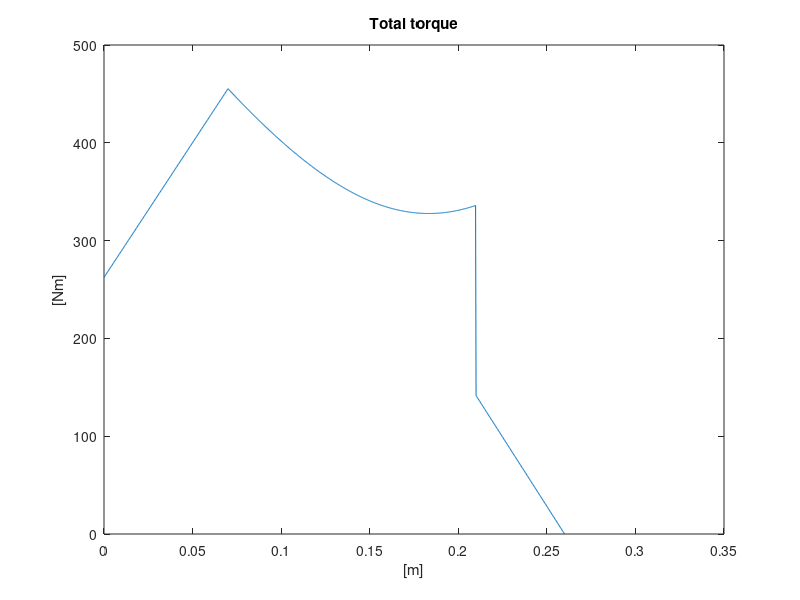
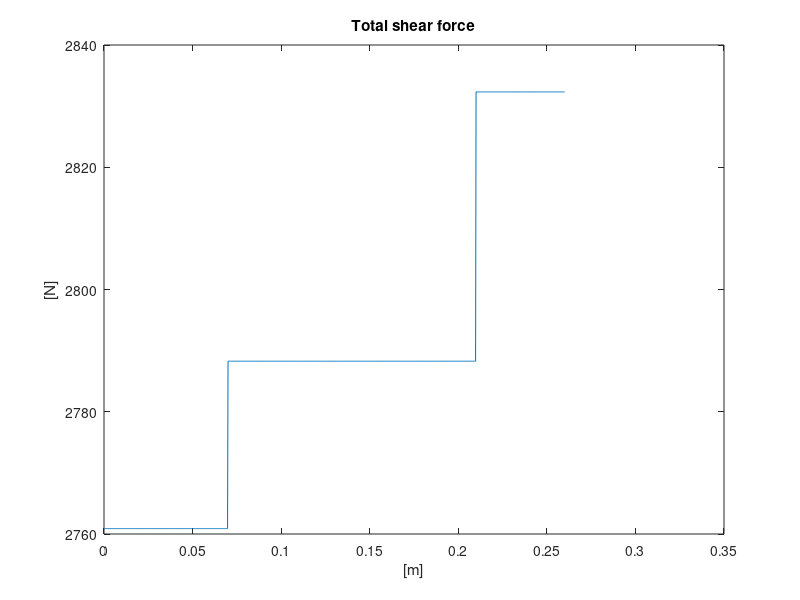
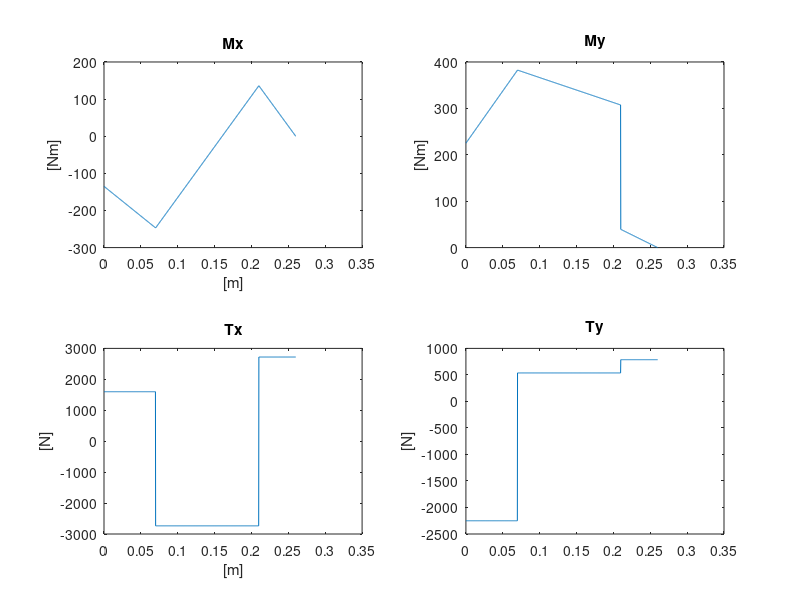

Recreate these plots in MATLAB, in order.
clear all
close all
clc

%% Variabels
Fvx=1600; Fvy=2250; Fvz=500; %forces
rk=0.08; a=0.05; b=0.14; c=0.07; d=0.1; L=a+b+c+d; %distances
delta=45; D=45; B=25; an=20; %angels
Lx=0.05; Ly=0; %distances

%Effekt=2pi*n*M
n=70/60; Px=3200;
Mv=Px/(2*pi*n);

%Cone-length
R=rk/sind(delta);

Fp=Mv/(rk); Fa=Fp*tand(B); Fr=Fp*tand(an)/cosd(B);

%% Equation-system
%Rax Ray Rbx Rby Rbz 
A= [1 0 1 0 0;
    0 1 0 1 0;
    0 0 0 0 1;
    0 0 -1*(a+b) 0 0;
    0 0 0 1*(a+b) 0];

q=[-Fvx-Fp;
    Fvy-Fa/sqrt(2)+Fr/sqrt(2);
    -Fvz-Fa/sqrt(2)-Fr/sqrt(2);
    Fvx*(a+b+c+d)+Fp*a-Fvz*Lx;
    Fvy*(a+b+c+d)-Fvz*Ly+Fr*cosd(delta)*a-Fr*sind(delta)*rk-Fa*cosd(delta)*rk-Fa*sind(delta)*a];

R=A\q;
Rax=R(1,1); Ray=R(2,1);
Rbx=R(3,1); Rby=R(4,1); Rbz=R(5,1);

%% Calculations

z=linspace(0,(a+b+c),1000);
for i=1:length(z)
    if z(i)>=0 && z(i)<(c)
        Tx(i) = Fvx;
        Ty(i) = -Fvy;
        Mx(i) = Fvz*Lx-Fvx*(z(i)+d);
        My(i) = Fvy*(z(i)+d);
        Mtot(i)=sqrt(Mx(i).^2+My(i).^2);
        Ttot(i)=sqrt(Tx(i).^2+Ty(i).^2);
    elseif z(i)>=(c) && z(i)<(c+b)
        Tx(i) = Fvx+Rbx;
        Ty(i) = Rby-Fvy;
        Mx(i) = Fvz*Lx-Fvx*(z(i)+d)-Rbx*(z(i)-c);
        My(i) = Fvy*(z(i)+d)-Rby*(z(i)-c);
        Mtot(i)=sqrt(Mx(i).^2+My(i).^2);
        Ttot(i)=sqrt(Tx(i).^2+Ty(i).^2);
    elseif z(i)>=(c+b) && z(i)<=(a+b+c)
        Tx(i) = Fvx + Rbx + Fp;
        Ty(i) = Rby-Fvy-Fr*cosd(delta)+Fa*sind(delta);
        Mx(i) = Fvz*Lx-Fvx*(z(i)+d)-Rbx*(z(i)-c)-Fp*(z(i)-(c+b));
        My(i) = Fvy*(z(i)+d)-Rby*(z(i)-c)+Fr*cosd(delta)*(z(i)-(c+b))-Fr*sind(delta)*rk-Fa*cosd(delta)*rk-Fa*sind(delta)*(z(i)-(c+b));
        Mtot(i)=sqrt(Mx(i).^2+My(i).^2);
        Ttot(i)=sqrt(Tx(i).^2+Ty(i).^2);
    end
end
%}
%% Plot
plot(z,Mtot);
title('Total torque');
ylabel('[Nm]'); xlabel('[m]');
figure;
plot(z,Ttot);
title('Total shear force');
ylabel('[N]'); xlabel('[m]');

figure;
Mxp=subplot(2,2,1);
plot(Mxp,z,Mx);
title(Mxp,'Mx');
ylabel(Mxp,'[Nm]'); xlabel('[m]');
Myp=subplot(2,2,2);
plot(Myp,z,My);
title(Myp,'My');
ylabel(Myp,'[Nm]');
Txp=subplot(2,2,3);
plot(Txp,z,Tx);
title(Txp,'Tx');
ylabel(Txp,'[N]'); xlabel('[m]');
Typ=subplot(2,2,4);
plot(Typ,z,Ty);
title(Typ,'Ty');
ylabel(Typ,'[N]');

%% Dimension Stress
sigma_B=640e6; %Beteckning 141650-01 (KTH s.386)
sigma_y=390e6;
E=206e9;
rho=7780;
kt=2;
diay_s=0.033;
diai_s=0.032;

for i=1:length(z)
        Mb=Mtot(i);
        m=rho*L*pi*((diay_s/2).^2-(diai_s/2).^2);
        Wv=pi*(diay_s.^3-diai_s.^4)/(16*diay_s);
        Wb=pi*(diay_s.^4-diai_s.^4)/(32*diay_s);
        tao=Mv/Wv*kt;
        sigma_n=Mb/Wb*kt; %Ska man g?nga med Kt
        %sigma_Vm=sqrt(tao.^2-tao*sigma_n+sigma_n.^2);
        sigma_Vm=sqrt(sigma_n.^2+3*tao.^2);
        
        while sigma_y < sigma_Vm
           diay_s=diay_s+0.0001;
           m=rho*L*pi*((diay_s/2).^2-(diai_s/2).^2);
           Wv=pi*(diay_s.^3-diai_s.^4)/(16*diay_s);
           Wb=pi*(diay_s.^4-diai_s.^4)/(32*diay_s);
           tao=Mv/Wv;
           sigma_n=Mb/Wb;
           sigma_Vm=sqrt(tao.^2-tao*sigma_n+sigma_n.^2);
        end
end


%% Dimension Fatigue
sigma_ub=270e6;


%% Dimension Bendning
d_max=50e-6;
diay_b=0.033; diai_b=0.032;
I=pi*(diay_b.^2-diai_b.^2)/64;
M1x=Fvx*(c+d)-Fvz*Lx; M2x=0; M_ubx=0; Px=-Fp;
M1y=-Fvy*(c+d); M2y=0; M_uby=-rk*(Fr*sind(D)+Fa*cosd(D)); Py=Fr*cosd(D)-Fa*sind(D);
delta=1;

while delta > d_max
    diay_b=diay_b+0.0001;
    I=pi*(diay_b.^4-diai_b.^4)/64;

    m1x=M1x*L/(3*E*I)+M2x*L/(6*E*I)+M_ubx*L/(6*E*I)*(1-3*(a/L).^2)+Px*L.^2/(6*E*I)*(b+c+d)/L*a/L*(1+a/L);
    m1y=M1y*L/(3*E*I)+M2y*L/(6*E*I)+M_uby*L/(6*E*I)*(1-3*(a/L).^2)+Py*L.^2/(6*E*I)*(b+c+d)/L*a/L*(1+a/L);
    delta_x=d*sind(m1x); delta_y=d*sind(m1y);
    delta=norm([delta_x delta_y]);
end

